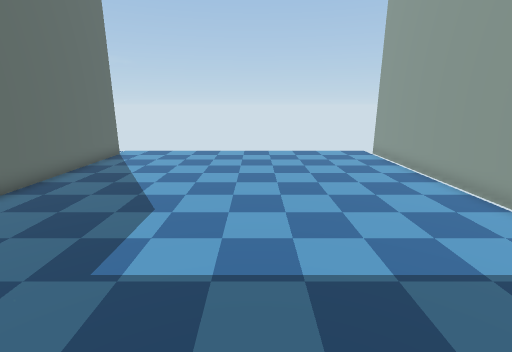
View 1 (above)

12 first-person views from a walk through a scene from a Unity 3-D project. The camera is 1.3 m above the floor, tilts 14° down and sees 85° across. The floor is counted in squares, 0.5 m on a side. Each view is taken from the middle of a square. On the plan, view 1 faces up. The plan holds only what a view shows up to about 19 squares ahead; the rest is blank. The place goes on beyond the plan. Some animated figures are left out.

View 2
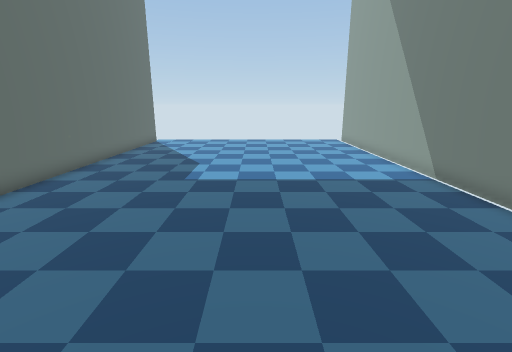

View 3
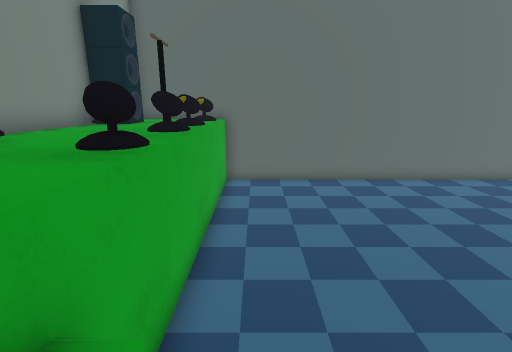

View 4
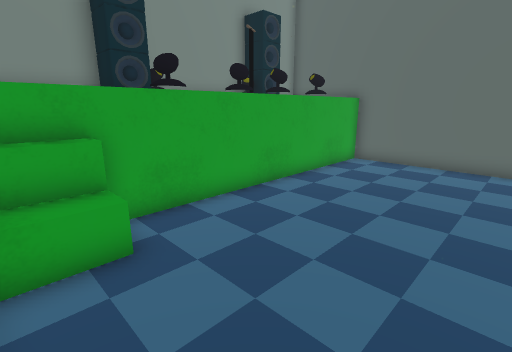

View 5
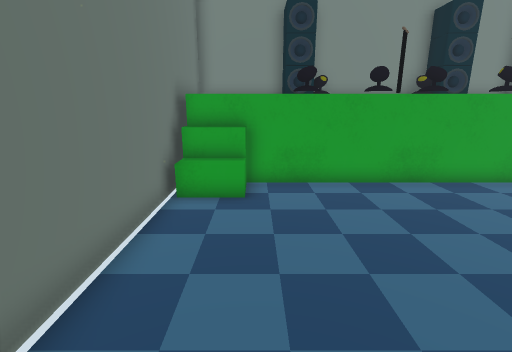

View 6
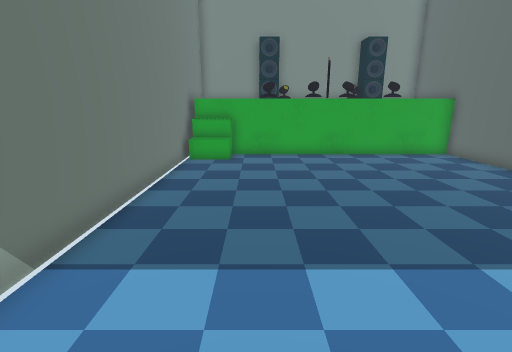

View 7
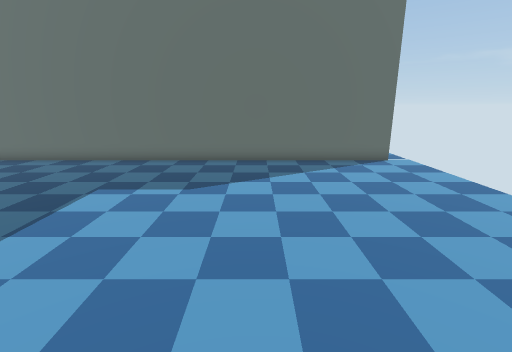

View 8
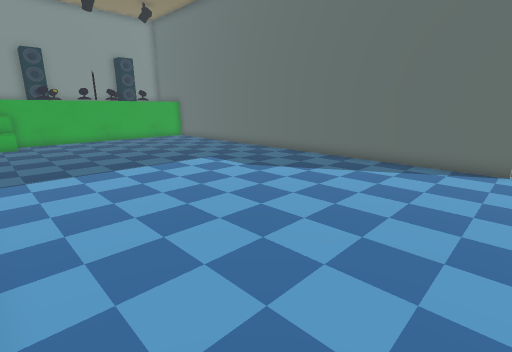

View 9
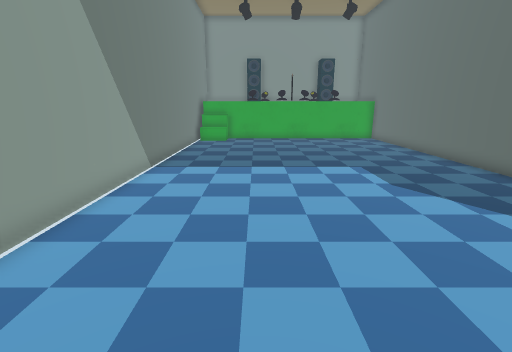

View 10
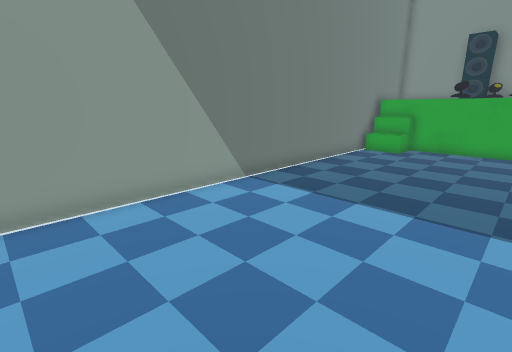

View 11
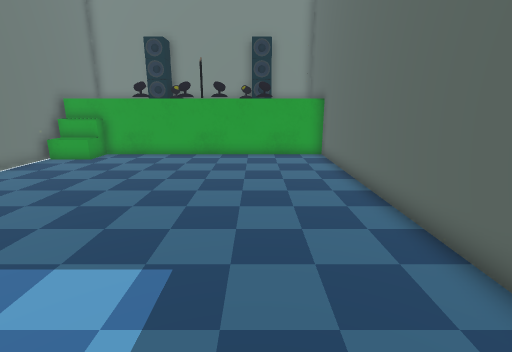

View 12
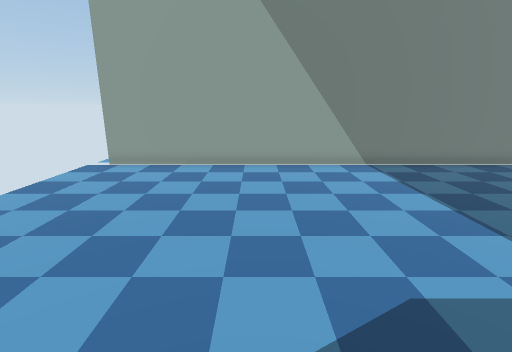

### Floor plan
Key: @ floor where view 1 was taken; # wall or solid block; . main floor; : floor 1.5 m higher than the main floor; / step, stairs or slope; v drop or lower ground; B green block; O other object.
Columns run from 8 left of view 1 to 7 right of it. Each row starts with its distance up from view 1.
 16 ................
 15 #..............#
 14 #..............#
 13 #..............#
 12 #..............#
 11 #..............#
 10 #..............#
  9 #..............#
  8 #..............#
  7 #..............#
  6 #..............#
  5 #..............#
  4 #..............#
  3 #..............#
  2 #..............#
  1 #..............#
  0 #.......@......#
 -1 #..............#
 -2 #..............#
 -3 #..............#
 -4 #..............#
 -5 #..............#
 -6 #............//#
 -7 ##vv.vv.vvvv#/B#
 -8 # ://:/O/:/::  #
 -9 #    :::::::   #
-10 # :##::::::    #
-11 #::##::::/##   #
-12 ################

Positions as (right, up) in squares from view 1, and headings:
1: (0, 0), facing up
2: (0, -6), facing up
3: (6, -6), facing left
4: (6, -1), facing down-left
5: (4, 2), facing down
6: (3, 8), facing down
7: (6, 9), facing left
8: (6, 16), facing down-left
9: (2, 16), facing down
10: (-1, 11), facing down-right
11: (-4, 8), facing down
12: (-6, 9), facing right
